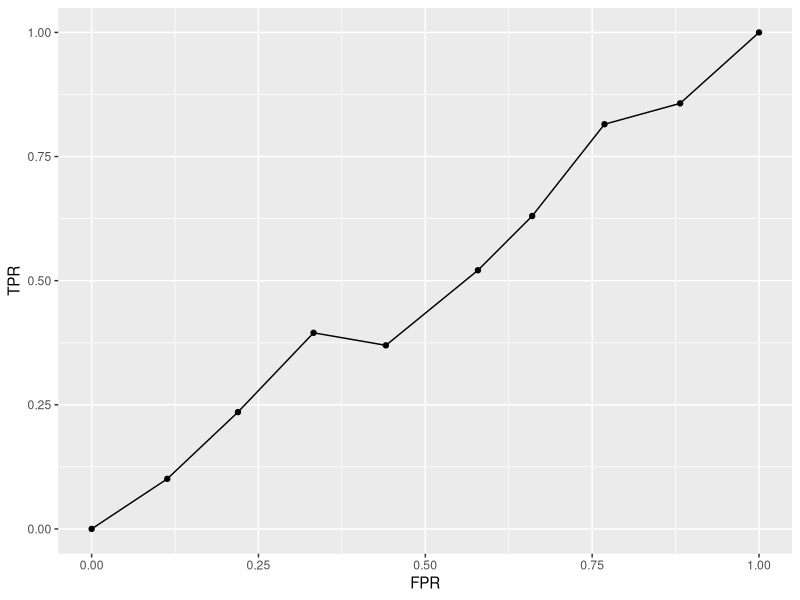
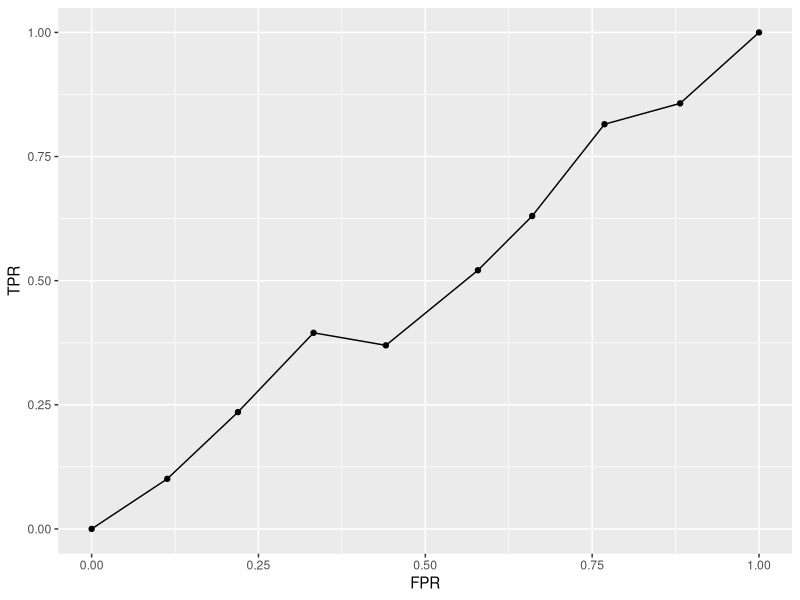

Write R code to recreate these figures, in order.
library(tidyverse)
library(caret)
library(dslabs)
data(heights)
y <- heights$sex
x <- heights$height

#splitting data into the training and test sets:
set.seed(2007)
test_index <- createDataPartition(y, times = 1, p = 0.5, list = FALSE)

test_set <- heights[test_index, ]
train_set <- heights[-test_index, ]

#guessing algorithm:
y_hat <- sample(c("Male", "Female"), length(test_index), replace = TRUE) %>%
  factor(levels = levels(test_set$sex))

mean(y_hat == test_set$sex)

#EDA to construct better algorithm:
heights %>% group_by(sex) %>% summarize(mean(height), sd(height))

y_hat <- ifelse(x > 62, "Male", "Female") %>% 
  factor(levels = levels(test_set$sex))

mean(y == y_hat)

#optimizing the cutoff using only the training set:
cutoff <- seq(61, 70)
accuracy <- map_dbl(cutoff, function(x){
  y_hat <- ifelse(train_set$height > x, "Male", "Female") %>% 
    factor(levels = levels(test_set$sex))
  mean(y_hat == train_set$sex)
})

max(accuracy)

best_cutoff <- cutoff[which.max(accuracy)]
best_cutoff

#test the cutoff on the test set:
y_hat <- ifelse(test_set$height > best_cutoff, "Male", "Female") %>% 
  factor(levels = levels(test_set$sex))
y_hat <- factor(y_hat)
mean(y_hat == test_set$sex)

#the confusion matrix:
table(predicted = y_hat, actual = test_set$sex)

#the accuracy by sex:
test_set %>% 
  mutate(y_hat = y_hat) %>%
  group_by(sex) %>% 
  summarize(accuracy = mean(y_hat == sex))

#prevalence:
prev <- mean(y == "Male")
prev

#sensitivity and specificity:
cm <- confusionMatrix(data = y_hat, reference = test_set$sex)
cm$overall[["Accuracy"]]
cm$byClass[c("Sensitivity", "Specificity", "Prevalence")]

#balanced accuracy and f-1 score:
cutoff <- seq(61, 70)
F_1 <- map_dbl(cutoff, function(x){
  y_hat <- ifelse(train_set$height > x, "Male", "Female") %>% 
    factor(levels = levels(test_set$sex))
  F_meas(data = y_hat, reference = factor(train_set$sex))
})

max(F_1)
best_cutoff <- cutoff[which.max(F_1)]
best_cutoff

y_hat <- ifelse(test_set$height > best_cutoff, "Male", "Female") %>% 
  factor(levels = levels(test_set$sex))
sensitivity(data = y_hat, reference = test_set$sex)
specificity(data = y_hat, reference = test_set$sex)

#ROC and precision-recall curves:
p <- 0.9
n <- length(test_index)
y_hat <- sample(c("Male", "Female"), n, replace = TRUE, prob=c(p, 1-p)) %>% 
  factor(levels = levels(test_set$sex))
mean(y_hat == test_set$sex)
#note: due to the bias in the sample, 
#guessing Male with higher probability would give us higher accuracy,
#but his would come at the cost of lower sensitivity!

probs <- seq(0, 1, length.out = 10)
guessing <- map_df(probs, function(p){
  y_hat <- 
    sample(c("Male", "Female"), n, replace = TRUE, prob=c(p, 1-p)) %>% 
    factor(levels = c("Female", "Male"))
  list(method = "Guessing",
       FPR = 1 - specificity(y_hat, test_set$sex),
       TPR = sensitivity(y_hat, test_set$sex))
})

guessing %>% ggplot() + 
  geom_point(aes(x = FPR, y = TPR)) + 
  geom_line(aes(x = FPR, y = TPR))

ggsave("machine-learning/figs/ROC.png")
